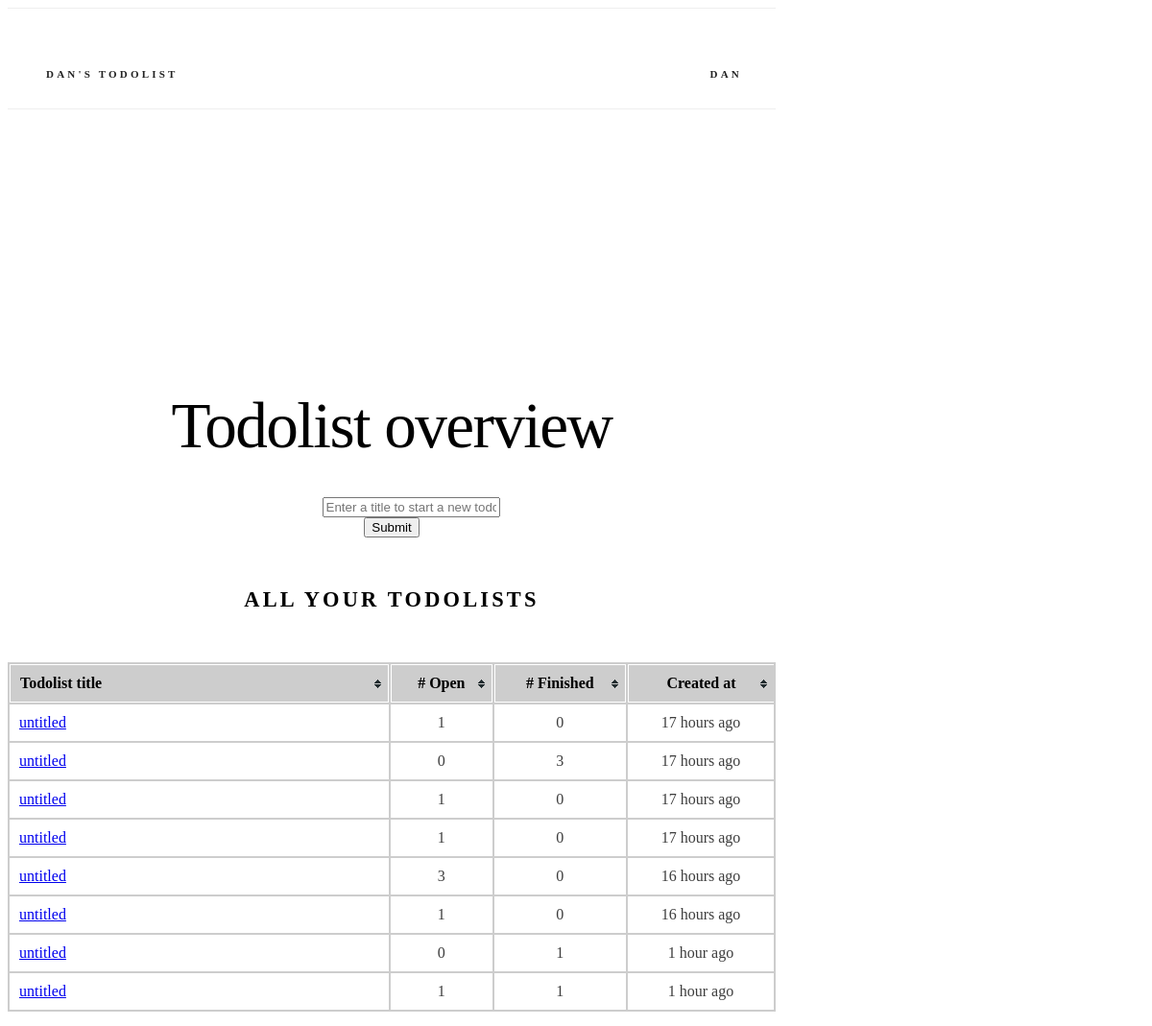
The app's page /todolists/ (signed in) with its own data.
### lists/models.py (models this page shows, shortened)
class TodoList(models.Model):
    title = models.CharField(max_length=128, default="untitled")
    created_at = models.DateTimeField(auto_now=True)
    creator = models.ForeignKey(
        User, null=True, related_name="todolists", on_delete=models.CASCADE
    )
    class Meta:
        ordering = ("created_at",)
    def count_finished(self):
        return self.todos.filter(is_finished=True).count()
    def count_open(self):
        return self.todos.filter(is_finished=False).count()

### lists/views.py (the view)
# urls.py: path("todolists/", views.overview, name="overview"),
@login_required
def overview(request):
    if request.method == "POST":
        return redirect("lists:add_todolist")
    return render(request, "lists/overview.html", {"form": TodoListForm()})

### lists/forms.py
class TodoListForm(forms.Form):
    title = forms.CharField(
        **form_kwargs(
            widget=forms.TextInput(
                attrs=widget_attrs("Enter a title to start a new todolist")
            )
        )
    )

### lists/templatetags/lists_extras.py (called while the page is built)
@register.filter("humanize")
def humanize_time(dt, past_="ago", future_="from now", default="just now"):
    now = datetime.utcnow()
    dt = dt.replace(tzinfo=None)
    if now > dt:
        diff = now - dt
        dt_is_past = True
    else:
        diff = dt - now
        dt_is_past = False
    periods = (
        (diff.days // 365, "year", "years"),
        (diff.days // 30, "month", "months"),
        (diff.days // 7, "week", "weeks"),
        (diff.days, "day", "days"),
        (diff.seconds // 3600, "hour", "hours"),
        (diff.seconds // 60, "minute", "minutes"),
        (diff.seconds, "second", "seconds"),
    )
    for period, singular, plural in periods:
        if period:
            return "%d %s %s" % (
                period,
                singular if period == 1 else plural,
                past_ if dt_is_past else future_,
            )
    return default

@register.filter("in_seconds")
def in_seconds(dt):
    return int((dt.replace(tzinfo=None) - datetime(1970, 1, 1)).total_seconds())

### lists/templates/lists/overview.html (shortened to what this page needs)
{% extends "base.html" %}
{% load static %}
{% load lists_extras %}
{% block css %}
<link rel="stylesheet" href="{% static 'lists/css/table.css' %}"> {% endblock %}
{% block body %}
<section class="header">
  <h2 class="title">Todolist overview</h2>
  <div class="row">
    <div class="six columns">
      <form action="{% url 'lists:add_todolist' %}" method=post>
        <dl>
          <dd>{{ form }}
          <dt><input type="submit" value="Submit">
        </dl>
      </form>
    </div>
  </div>
  <div class="row">
    <div class="u-full-width">
      <h6 class="docs-header todolist-overview">All your todolists</h6>
      <table id="todolist-overview-table" class="tablesorter">
        <thead>
          <tr>
            <th class='todolist-title'>Todolist title</th>
            <th># Open</th>
            <th># Finished</th>
            <th class="datetime">Created at</th>
          </tr>
        </thead>
        <tbody>
          {% for todolist in user.todolists.all %}
          <tr>
            <td class='todolist-title'><a href="{% url 'lists:todolist' todolist_id=todolist.id %}">{{ todolist.title }}</a></td>
            <td>{{ todolist.count_open }}</td>
            <td>{{ todolist.count_finished }}</td>
            <td data-time-in-seconds="{{ todolist.created_at|in_seconds }}">{{ todolist.created_at|humanize }}</td>
          </tr>
          {% endfor %}
        </tbody>
      </table>
    </div>
  </div>
</section>
{% endblock %}

### todolist/templates/base.html (shortened to what this page needs)
<!DOCTYPE html>
<html lang="en">
<head>
  {% load static %}
  <link rel="stylesheet" type='text/css' href="https://cdnjs.cloudflare.com/ajax/libs/normalize/3.0.2/normalize.min.css">
  <link rel="stylesheet" type='text/css' href="https://cdnjs.cloudflare.com/ajax/libs/skeleton/2.0.4/skeleton.min.css">
  <link rel="stylesheet" type='text/css' href="{% static 'css/custom.css' %}">
  {% block css %}{% endblock %}
</head>
<body>
  <div class="container">
    <nav class="navbar">
      <div class="container">
        <ul class="navbar-list">
          <li class="navbar-item"><a class="navbar-link" href="{% url 'lists:index' %}">DAN'S Todolist</a></li>
          {% if not user.is_authenticated %}
          <li class="navbar-item">
            <a class="navbar-link" href="{% url 'auth:login' %}">Login</a> {% else %}
            <li class="navbar-item">
              <a class="navbar-link" href="#" data-popover="#moreNavPopover">{{ user.username }}</a>
            </li>
            {% endif %}
        </ul>
      </div>
    </nav>
    {% block body %}{% endblock %}
  </div>
</body>
</html>

### todolist/static/css/custom.css (style rules this page uses)
.title { margin-top: 0; margin-bottom: 2rem; font-weight: 300; font-size: 3.6rem; line-height: 1.25; letter-spacing: -.1rem; word-wrap: break-word; }
th.todolist-title, tr td.todolist-title { width: 50%; word-break: break-word; }
.container { max-width: 800px; }
.header { margin-top: 6rem; text-align: center; }
.docs-header { text-transform: uppercase; font-size: 1.4rem; letter-spacing: .2rem; font-weight: 600; }
.navbar { display: none; }
@media (min-width: 550px) { .title { font-size: 4.2rem; } }
@media (min-width: 550px) { .header { margin-top: 18rem; } }
@media (min-width: 750px) { .navbar, .navbar-spacer { display: block; width: 100%; height: 6.5rem; background: #ffffff; z-index: 99; border-top: 1px solid #eee; border-bottom: 1px solid #eee; } }
@media (min-width: 750px) { .navbar > .container { width: 100%; } }
@media (min-width: 750px) { .navbar-list { list-style: none; margin-bottom: 0; } }
@media (min-width: 750px) { .navbar-item { position: relative; float: left; margin-bottom: 0; } }
@media (min-width: 750px) { .navbar-item:last-child { float: right; } }
@media (min-width: 750px) { .navbar-link { text-transform: uppercase; font-size: 11px; font-weight: 600; letter-spacing: .2rem; margin-right: 35px; text-decoration: none; line-height: 6.5rem; color: #222; } }

### lists/static/lists/css/table.css (style rules this page uses)
table.tablesorter { background-color: #CDCDCD; margin: 10px 0pt 15px; width: 100%; text-align: left; }
table.tablesorter thead tr th, table.tablesorter tbody tr td, table.tablesorter tfoot tr th { padding: 10px; text-align: center; }
table.tablesorter th:first-child, table.tablesorter tbody tr td:first-child { text-align: left; }
table.tablesorter thead tr th, table.tablesorter tfoot tr th { border: 1px solid #FFF; }
table.tablesorter th:last-child { border-right: 0px solid #FFF; }
table.tablesorter thead tr .header { background-image: url(../images/bg.gif); background-repeat: no-repeat; background-position: center right; cursor: pointer; }
table.tablesorter tbody td { color: #3D3D3D; padding: 4px; background-color: #FFF; vertical-align: top; }

### records on screen
TodoList: title "untitled", count_open "1", count_finished "0", created_at "17 hours ago"
TodoList: title "untitled", count_open "0", count_finished "3", created_at "17 hours ago"
TodoList: title "untitled", count_open "1", count_finished "0", created_at "17 hours ago"
TodoList: title "untitled", count_open "1", count_finished "0", created_at "17 hours ago"
TodoList: title "untitled", count_open "3", count_finished "0", created_at "16 hours ago"
TodoList: title "untitled", count_open "1", count_finished "0", created_at "16 hours ago"
TodoList: title "untitled", count_open "0", count_finished "1", created_at "1 hour ago"
TodoList: title "untitled", count_open "1", count_finished "1", created_at "1 hour ago"

### other values on screen
{{ user.username }} "DAN"
